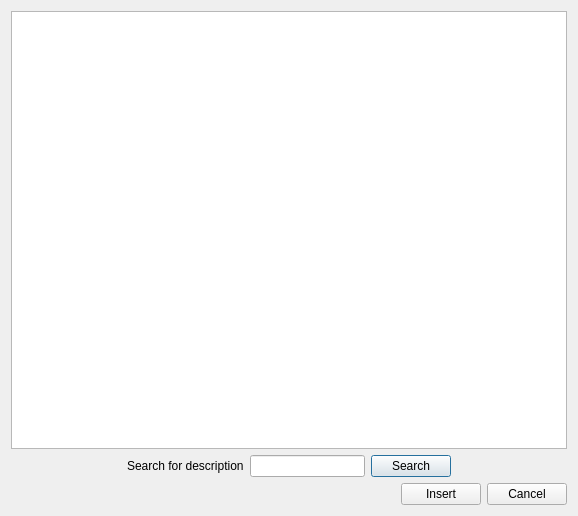
<?xml version="1.0" encoding="UTF-8"?>
<ui version="4.0">
 <class>DicomDictionary</class>
 <widget class="QDialog" name="DicomDictionary">
  <property name="geometry">
   <rect>
    <x>0</x>
    <y>0</y>
    <width>578</width>
    <height>516</height>
   </rect>
  </property>
  <property name="sizePolicy">
   <sizepolicy hsizetype="Preferred" vsizetype="Preferred">
    <horstretch>0</horstretch>
    <verstretch>0</verstretch>
   </sizepolicy>
  </property>
  <property name="windowTitle">
   <string>DicomDictionary</string>
  </property>
  <layout class="QVBoxLayout" name="verticalLayout">
   <item>
    <widget class="QTableWidget" name="tableWidget">
     <property name="editTriggers">
      <set>QAbstractItemView::NoEditTriggers</set>
     </property>
     <property name="sortingEnabled">
      <bool>true</bool>
     </property>
     <attribute name="verticalHeaderShowSortIndicator" stdset="0">
      <bool>true</bool>
     </attribute>
    </widget>
   </item>
   <item>
    <layout class="QHBoxLayout" name="horizontalLayout_2">
     <item>
      <spacer name="horizontalSpacer_2">
       <property name="orientation">
        <enum>Qt::Horizontal</enum>
       </property>
       <property name="sizeHint" stdset="0">
        <size>
         <width>40</width>
         <height>20</height>
        </size>
       </property>
      </spacer>
     </item>
     <item>
      <widget class="QLabel" name="label">
       <property name="text">
        <string>Search for description</string>
       </property>
      </widget>
     </item>
     <item>
      <widget class="QLineEdit" name="lineEdit"/>
     </item>
     <item>
      <widget class="QPushButton" name="pushButton_2">
       <property name="text">
        <string>Search</string>
       </property>
      </widget>
     </item>
     <item>
      <spacer name="horizontalSpacer_3">
       <property name="orientation">
        <enum>Qt::Horizontal</enum>
       </property>
       <property name="sizeHint" stdset="0">
        <size>
         <width>40</width>
         <height>20</height>
        </size>
       </property>
      </spacer>
     </item>
    </layout>
   </item>
   <item>
    <layout class="QHBoxLayout" name="horizontalLayout">
     <item>
      <spacer name="horizontalSpacer">
       <property name="orientation">
        <enum>Qt::Horizontal</enum>
       </property>
       <property name="sizeHint" stdset="0">
        <size>
         <width>40</width>
         <height>20</height>
        </size>
       </property>
      </spacer>
     </item>
     <item>
      <widget class="QPushButton" name="pushButton">
       <property name="text">
        <string>Insert</string>
       </property>
      </widget>
     </item>
     <item>
      <widget class="QPushButton" name="pushButton_Cancel">
       <property name="text">
        <string>Cancel</string>
       </property>
      </widget>
     </item>
    </layout>
   </item>
  </layout>
 </widget>
 <layoutdefault spacing="6" margin="11"/>
 <resources/>
 <connections>
  <connection>
   <sender>pushButton_Cancel</sender>
   <signal>clicked()</signal>
   <receiver>DicomDictionary</receiver>
   <slot>reject()</slot>
   <hints>
    <hint type="sourcelabel">
     <x>545</x>
     <y>504</y>
    </hint>
    <hint type="destinationlabel">
     <x>689</x>
     <y>533</y>
    </hint>
   </hints>
  </connection>
  <connection>
   <sender>pushButton_2</sender>
   <signal>clicked()</signal>
   <receiver>DicomDictionary</receiver>
   <slot>onSearchPressed()</slot>
   <hints>
    <hint type="sourcelabel">
     <x>411</x>
     <y>464</y>
    </hint>
    <hint type="destinationlabel">
     <x>414</x>
     <y>518</y>
    </hint>
   </hints>
  </connection>
  <connection>
   <sender>pushButton</sender>
   <signal>clicked()</signal>
   <receiver>DicomDictionary</receiver>
   <slot>onInsertPressed()</slot>
   <hints>
    <hint type="sourcelabel">
     <x>432</x>
     <y>482</y>
    </hint>
    <hint type="destinationlabel">
     <x>427</x>
     <y>561</y>
    </hint>
   </hints>
  </connection>
 </connections>
 <slots>
  <slot>onSearchPressed()</slot>
  <slot>onInsertPressed()</slot>
 </slots>
</ui>
